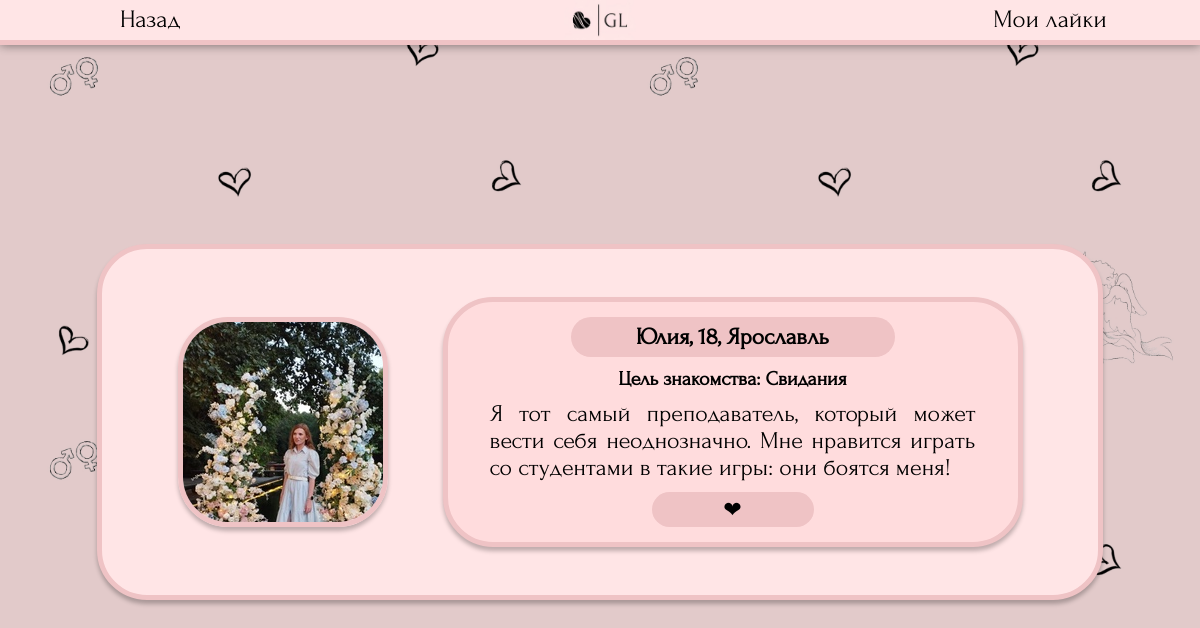
The app's page /searching/44/ (signed in), older data.
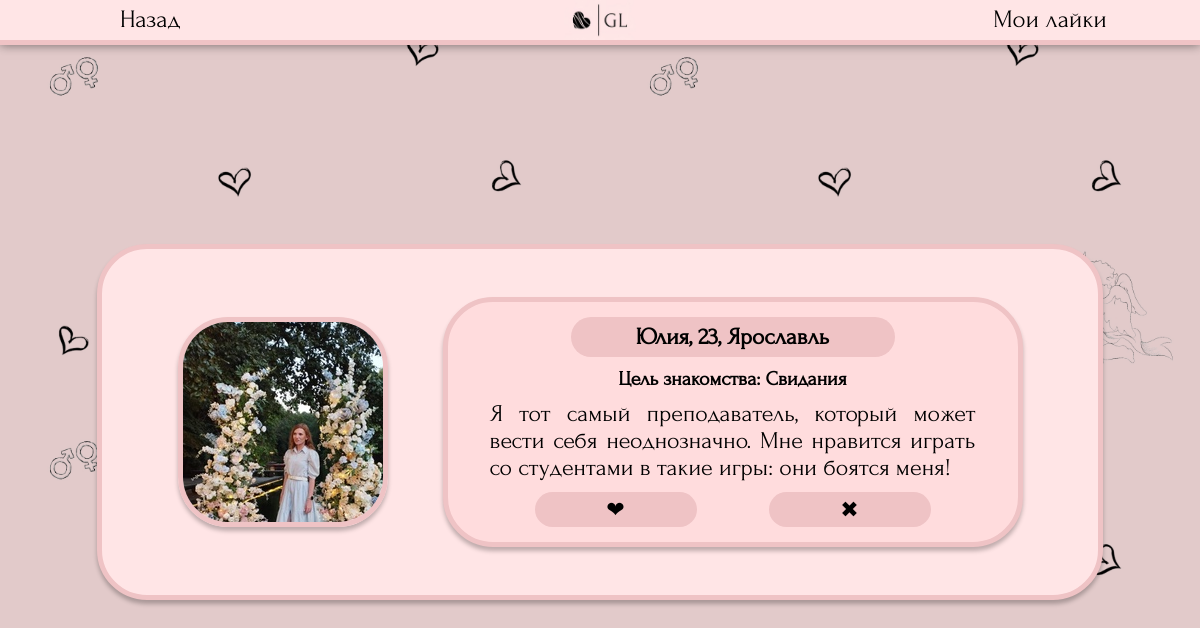
The same page, newer data.
### searching/models.py (models this page shows, shortened)
class Profile(models.Model):
    genders = (
        ('Парень', 'Парень'),
        ('Девушка', 'Девушка')
    )
    point_of_searching_list = (
        ('Отношения', 'Отношения'),
        ('Свидания', 'Свидания'),
        ('Дружба', 'Дружба'),
        ('Общение', 'Общение'),
    )
    name = models.CharField ('Имя', max_length=50)
    avatar = models.ImageField ('Фото', upload_to='photos/users', default='photos/default_avatar.jpg')
    age = models.IntegerField("Возраст")
    gender = models.CharField ("Пол", choices=genders, max_length=30, default=genders[0])
    point_of_searching = models.CharField ("Цель знакомства", choices=point_of_searching_list, max_length=30, default=point_of_searching_list[0])
    city = models.CharField ('Город', max_length=100, default="Не указано")
    description = models.TextField ('О себе', max_length=300)
    social = models.CharField ('Ссылка на соцсеть', max_length=50, default='@name')
    user = models.OneToOneField(User, verbose_name='Автор анкеты', on_delete=models.CASCADE)
    age_search_min = models.IntegerField("Возраст поиска (от)", default=18)
    age_search_max = models.IntegerField("Возраст поиска (до)", default=100)
    class Meta:
        verbose_name = "Анкета"
        verbose_name_plural = "Анкеты"

### searching/views.py (the view)
# urls.py: path('<int:pk>/', views.ProfileView.as_view(), name='oneprofile'), #один профиль
class ProfileView(View):
    def get(self, request, pk):
        try:
            profile = Profile.objects.get(id=pk)
            try:
                newpair = NewPair.objects.get (user1 = request.user, profile2 = profile)
                newpair.viewed1 = True
                newpair.save()
                return render(request, 'searching/profile.html', {'profile': profile, 'reply': 0, 'showsocial':1})
            except ObjectDoesNotExist:
                try:
                    newpair = NewPair.objects.get (user2 = request.user, profile1 = profile)
                    newpair.viewed2 = True
                    newpair.save()
                    return render(request, 'searching/profile.html', {'profile': profile, 'reply': 0, 'showsocial':1})
                except ObjectDoesNotExist:
                    try:
                        reaction = Reactions.objects.get (like_receiver = request.user, like_sender_profile = profile)
                        reaction.viewed = True
                        reaction.save()
                        return render(request, 'searching/profile.html', {'profile': profile, 'reply': 1, 'showsocial':0})
                    except ObjectDoesNotExist:
                        defaults = load_defaults(request)
                        if not(defaults['city'] == profile.city and defaults['gender'] != profile.gender and defaults['minage']<=profile.age<=defaults['maxage']):
                            return redirect('profiles')
                        return render(request, 'searching/profile.html', {'profile': profile, 'reply': 0, 'showsocial':0})
        except ObjectDoesNotExist:
            return redirect ('profiles')

### searching/views.py (called while the page is built)
def load_defaults(request):
    try:
        profile = Profile.objects.get(user = User.objects.get(username = request.user.username))
        return {'profileid':profile.id, 'name':profile.name, 'avatar':profile.avatar, 'city':profile.city, 'age': profile.age, 'gender': profile.gender, 'point_of_searching':profile.point_of_searching, 'social':profile.social, 'description':profile.description, 'minage':profile.age_search_min, 'maxage':profile.age_search_max}
    except ObjectDoesNotExist:
        return {'name':'', 'avatar':'', 'city':'', 'age':'', 'gender':'', 'point_of_searching':'', 'social':'', 'description':'', 'minage':'', 'maxage':''}

### templates/searching/profile.html (shortened to what this page needs)
{% load static %}
<!DOCTYPE html>
<html>
    <head>
        <link rel="stylesheet" href="{% static 'css/profile.css' %}" type="text/css">
    </head>
    <body style="font-size: 20px;">
		<header>
            <button onclick="location.href='{% if reply == 0 %}{% url 'profiles' %}{% endif %}{% if reply == 1 %}{% url 'reactions' %}{% endif %}'">Назад</button>
			<a class="logocontainer" href="{% url 'profiles' %}"><img class="mainlogo" src='{% static "css/bg_mini.jpg" %}' ></a>
            <button onclick="location.href='{% url 'reactions' %}'">Мои лайки{% if unchecked_counter > 0 %} - {{unchecked_counter}}{% endif %}</button>
        </header>
		<main>
            <div class="oneprofile">
                <img src="{{profile.avatar.url}}" style="max-width: 30%;">
                <div class="text">
                    <h3>{{profile.name}},
                    {{profile.age}},
                    {{profile.city}}</h3>
                    <h6>Цель знакомства: {{profile.point_of_searching}}</h6>
                    <p>{{profile.description}}</p>
                    <div class="buttons">
                        {% if reply == 0 and showsocial == 0 %}<button onclick="location.href='{% url 'like' profile.id %}'">❤</button>{% endif %}
                        {% if reply == 1 and showsocial == 0 %}<button onclick="location.href='{% url 'like_reply' profile.id %}'">❤</button>
                        <button onclick="location.href='{% url 'dislike_reply' profile.id %}'">✖</button>{% endif %}
                    </div>
                </div>
            </div>
        </main>
    </body>
</html>

Row changes from the older to the newer data that the page shows:
changed Profile "Юлия": age "18" → "23"
